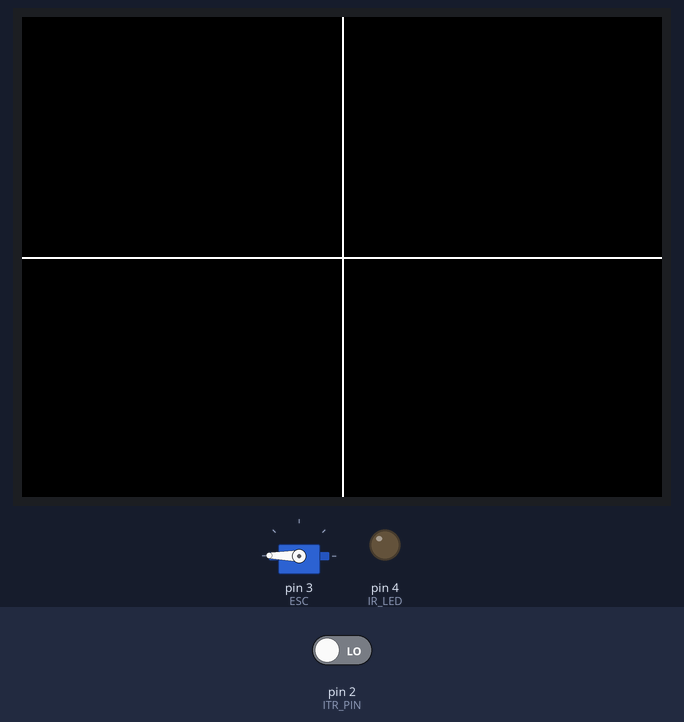
Simulated run of this sketch. Board: Arduino Uno, built with avr-gcc and run on an emulated ATmega328P. On the bench: 320×240 colour display, servo, output pins drawn as LEDs (lit = HIGH). Inputs (shaded band) come from the test bench; at power-on: pin 2 (ITR_PIN) LOW.

Above: at 0.3 s.
At 1.3 s:
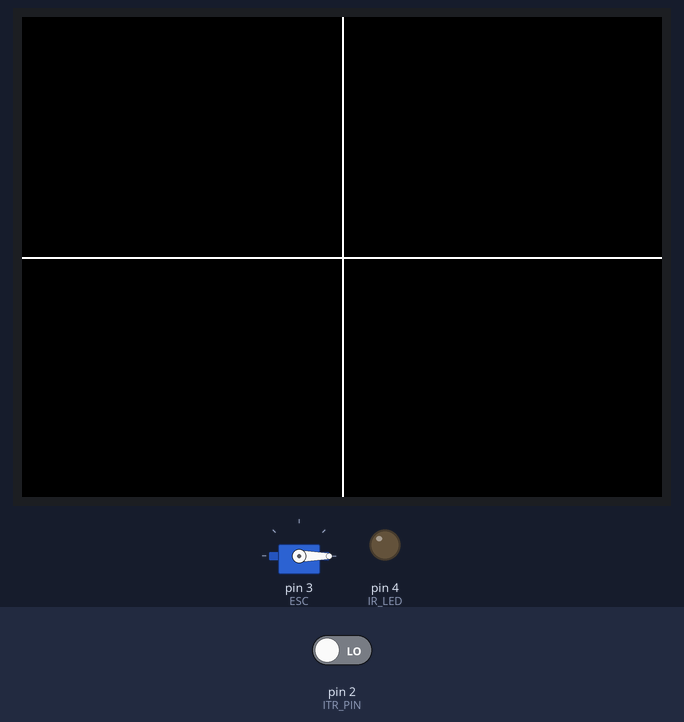
At 2.3 s:
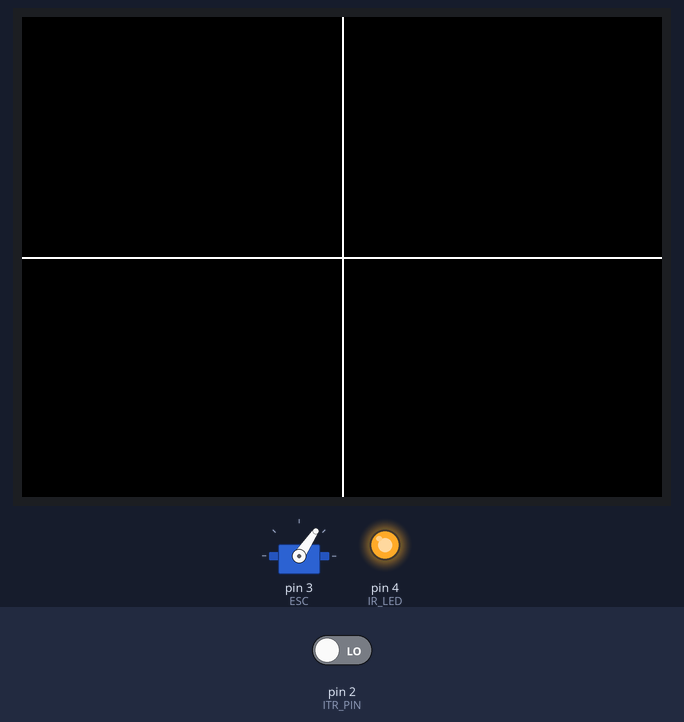
Timing chart, 0 to 3.8 s (numbered marks = the images above):
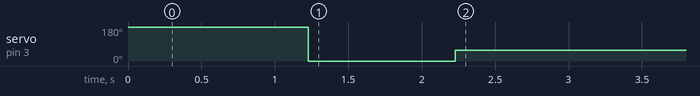

The sketch:

arduino_a2.ino
```cpp
#include <Servo.h>
#include <Wire.h>
#include "SPI.h"
#include "Adafruit_GFX.h"
#include "Adafruit_ILI9341.h"
#include "Adafruit_LSM9DS1.h"
#include "Adafruit_Sensor.h"

#define ESC 3

#define IR_LED 4
#define IR_SENS 5

#define TFT_DC 9
#define TFT_CS 10

#define ITR_PIN 2

Servo esc;

Adafruit_ILI9341 tft = Adafruit_ILI9341(TFT_CS, TFT_DC);
Adafruit_LSM9DS1 lsm = Adafruit_LSM9DS1();

long speed = 56;
long rounds = 0;
bool completeRound = false;

bool measure = false;
int didOnce = 0;

bool foo = true;
unsigned long time = 0;
unsigned long timer = millis();
unsigned long itrTime = 0;

long foobar = 0;

void setup()
{
  Serial.begin(38400);

  setupTFT();
  setupESC();
  setupLSM();
  setupIR();

  pinMode(ITR_PIN, INPUT);
  attachInterrupt(digitalPinToInterrupt(ITR_PIN), ping, RISING);
}

void loop()
{
//  if (Serial.available() > 0) {
//    speed = Serial.parseInt();
//
//    //tft.print("Change speed to: ");
//    //tft.println(speed, DEC);
//  }

//Serial.println(digitalRead(ITR_PIN));

  esc.write(speed);

//  int sensor = digitalRead(IR_SENS);

//  if (sensor == 0 && completeRound == false) {
//    rounds++;
//    completeRound = true;
//  }
//  else if (sensor == 1 && completeRound == true) {
//    completeRound = false;
//  }
//
//  if (millis() > (time + 5000)) {
//    //tft.print("Current RPM: ");
//    //tft.println((rounds / 2) * 12);
//
//    rounds = 0;
//
//    time = millis();
//  }

//  Serial.println(sensor);
//  Serial.print(" ");

  if (measure) {
    lsm.read();  /* ask it to read in the data */

    /* Get a new sensor event */
    sensors_event_t a, m, g, temp;

    lsm.getEvent(&a, &m, &g, &temp);

//    Serial.print("Millis: ");
//    Serial.println(millis() - itrTime);
//    Serial.print("X: ");
//    Serial.println(a.acceleration.x);
//    Serial.print("Y: ");
//    Serial.println(a.acceleration.y);
//    Serial.print("Z: ");
//    Serial.println(a.acceleration.z);
//    Serial.println();

    Serial.print("Z: ");
    Serial.println(a.acceleration.z);
  }

//  if (millis() > (time + 24)) {
//    //Serial.println(rounds);
//    rounds = 0;
//    foobar++;
//    time = millis();
//
//    if (foobar == 1000 || foobar == 1001 || foobar == 1002) {
//        Serial.println(a.acceleration.x);
//        Serial.println(a.acceleration.y);
//        Serial.println(a.acceleration.z);
//        Serial.println("");
//    }
//  }
//  else {
//    rounds++;
//  }

//  Serial.println(LOW);

  if (foo) {
    if (millis() > (timer + 15000)) {
      foo = false;
      didOnce = 1;
      //Serial.println("didOnce");
    }
  }
}

void setupESC() {
  esc.attach(ESC);
  esc.write(179);

  delay(1000);

  esc.write(0);

  delay(1000);
}

void setupIR() {
  pinMode(IR_LED, OUTPUT);
  pinMode(IR_SENS, INPUT);

  digitalWrite(IR_LED, HIGH);
}

void setupTFT() {
  tft.begin();

  //tft.fillScreen(ILI9341_BLACK);
  //tft.setTextColor(ILI9341_WHITE);
  tft.fillScreen(ILI9341_BLACK);
  tft.setTextSize(2);
  tft.setCursor(0, 0);
  tft.setRotation(3);

  // X-Axis
  tft.drawLine(0, 120, 340, 120, ILI9341_WHITE);
  // Y-Axis
  tft.drawLine(160, 0, 160, 240, ILI9341_WHITE);
}

void setupLSM() {
  lsm.begin();

  // Set the accelerometer range
  lsm.setupAccel(lsm.LSM9DS1_ACCELRANGE_4G);

  // Set the magnetometer sensitivity
  lsm.setupMag(lsm.LSM9DS1_MAGGAIN_4GAUSS);

  // Setup the gyroscope
  lsm.setupGyro(lsm.LSM9DS1_GYROSCALE_245DPS);
}

void ping(){
//  Serial.println(HIGH);
  if (didOnce > 0 && didOnce < 101) {
    if (measure == true) {
      measure = false;
      didOnce++;

      Serial.println("-------------------------------------------");
    }
    else {
      itrTime = millis();
      measure = true;
    }
  }
}
```

Measured:
- by itself, servo on pin 3 (ESC): 179° → 0° at 1.2 s, → 56° 1.0 s later
